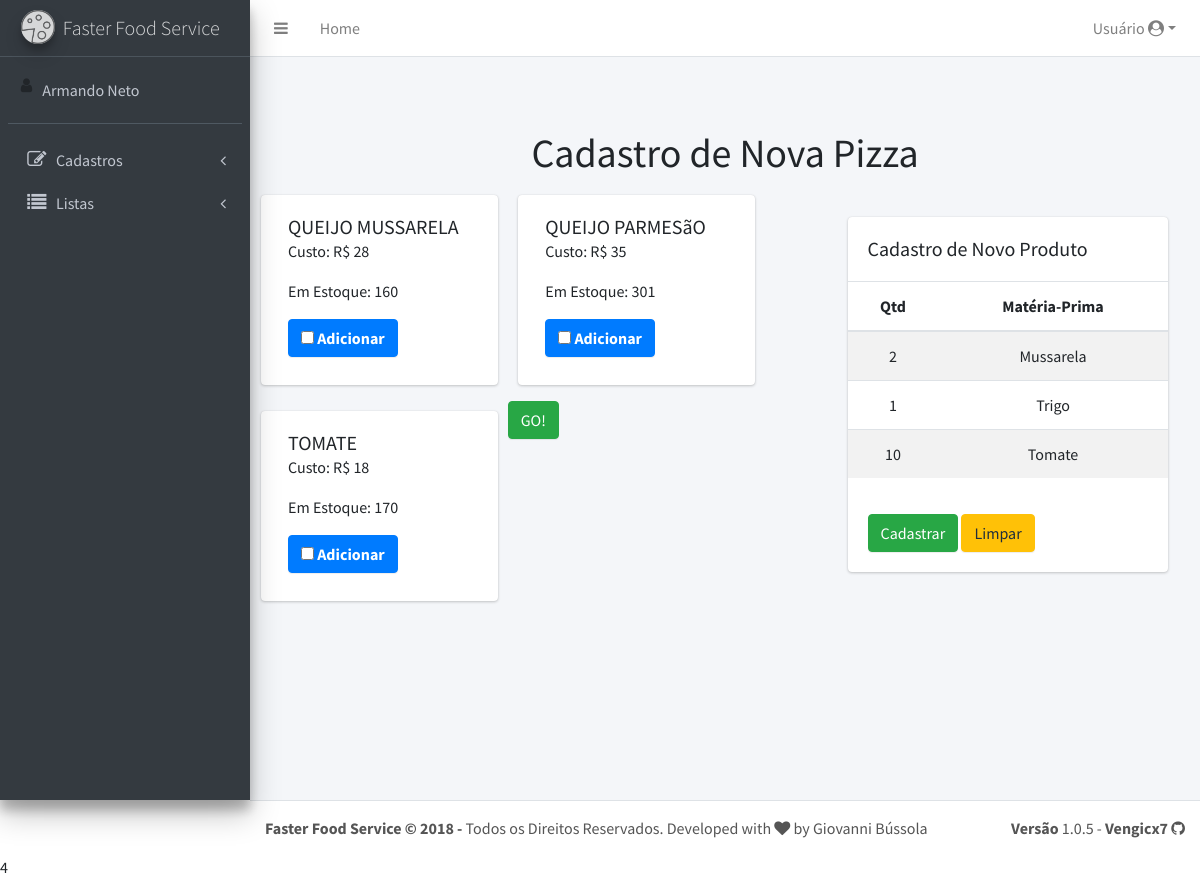
The app's page /home.php?fd=cadastro&pg=pizza (signed in), older data.
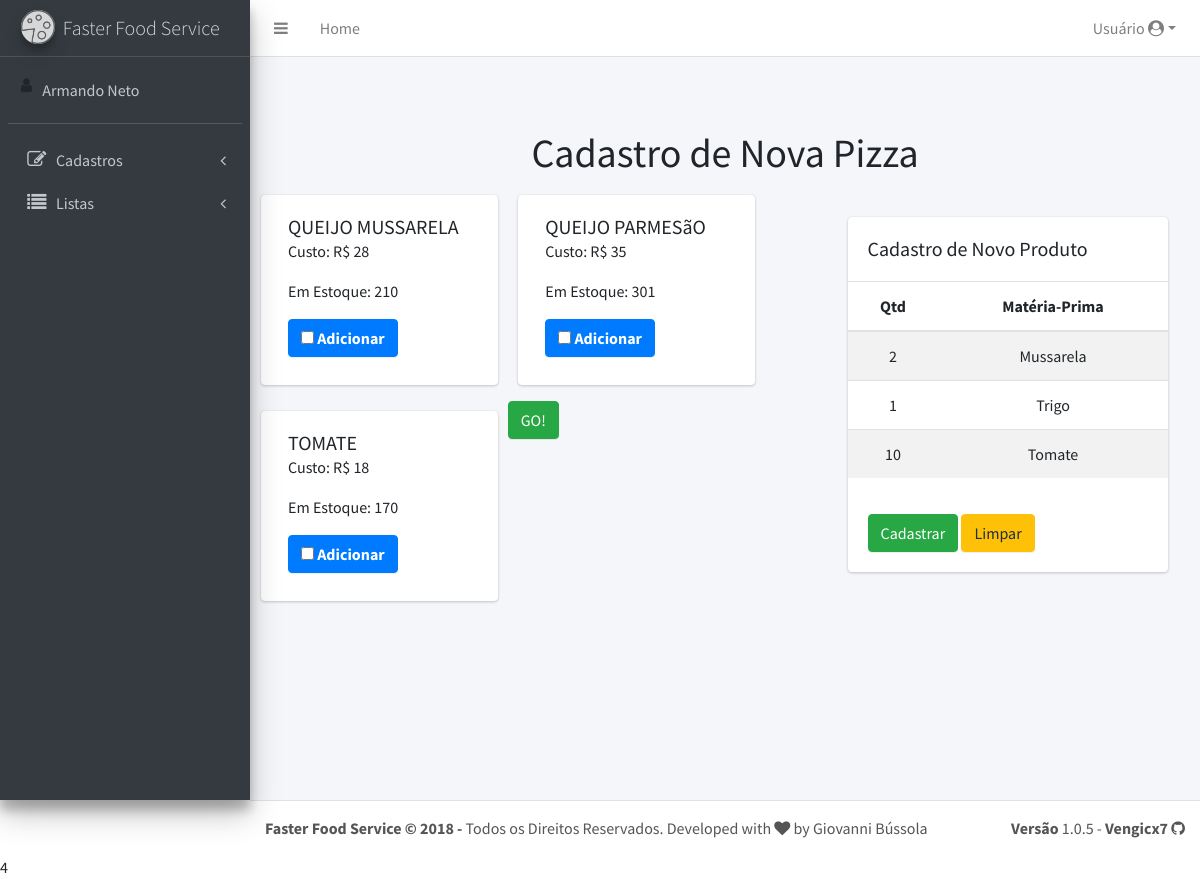
The same page, newer data.
### tables this page shows
CREATE TABLE `materiaprima` (
  `id` int(11) NOT NULL,
  `nome` varchar(100) NOT NULL,
  `quantidade` float NOT NULL,
  `precoCompra` float NOT NULL,
  `precoUnidade` float NOT NULL,
  `qtdPedacos` int(11) NOT NULL,
  `tipoMateria` int(11) NOT NULL
);

### app/funcoes.php (called while the page is built, shortened)
<?php
	function limitarTexto($texto, $limite){
		$contador = strlen($texto);
	  		if ( $contador >= $limite ) {
				$texto = substr($texto, 0, strrpos(substr($texto, 0, $limite), ' ')) . '...';
			     return $texto;
	  		}else{
	    		return $texto;
	  	}
	}
?>

### cadastro/pizza.php (the view, shortened to what this page needs)
    <h1 class="text-center">Cadastro de Nova Pizza</h1>
    <div class="row">
    <form name="materiaprimas" action="home.php?fd=salvar&pg=pizza" method="post">
        <div class="card carrinho" style="width: 20em;">
            <div class="card-body">
                <h5 class="card-title">Cadastro de Novo Produto</h5>
            </div>
              <table class="table table-striped text-center">
                  <thead>
                      <tr>
                          <th scope="col">Qtd</th>
                          <th scope="col">Matéria-Prima</th>
                      </tr>
                  </thead>
                  <tbody>
                      <tr>
                          <td>2</td>
                          <td title="Nome completo do produto">Mussarela</td>
                      </tr>
                      <tr>
                          <td>1</td>
                          <td title="Nome completo do produto">Trigo</td>
                      </tr>
                      <tr>
                          <td>10</td>
                          <td title="Nome completo do produto">Tomate</td>
                      </tr>
                  </tbody>
              </table>
            <div class="card-body">
                <a href="#" class="btn btn-success">Cadastrar</a>
                <a href="#" class="btn btn-warning">Limpar</a>
            </div>
        </div>
<?php
    require_once "./app/conecta.php";
    require_once "./app/funcoes.php";
    $consulta = $pdo->prepare("SELECT * FROM materiaprima order by nome");
    $consulta->execute();
    while($dados = $consulta->fetch(PDO::FETCH_OBJ)){
        $id = $dados->id;
        $nome = $dados->nome;
        $quantidade = $dados->quantidade;
        $precoCompra = $dados->precoCompra;
        $titulo = $nome;
        $nome = limitarTexto($nome, 17);
        echo "<div class='card materia-prima col-md-3' >
                  <div class='card-body'>
                      <h5 class='card-title' title='$titulo'>$nome</h5>
                      <p class='card-text'>Custo: R$ $precoCompra </p>
                      <p class='card-text'>Em Estoque: $quantidade </p>
                      <div data-toggle='buttons'>
                          <label class='btn btn-primary'>
                              <input type='checkbox' autocomplete='off' name='id[]' value='$id'> Adicionar
                          </label>
                      </div>
                  </div>
              </div>";
    }
?>
    <button type="submit" class="btn btn-success">GO!</button>
    </form>
    </div>

Row changes from the older to the newer data that the page shows:
changed materiaprima "QUEIJO MUSSARELA": quantidade "160" → "210"
